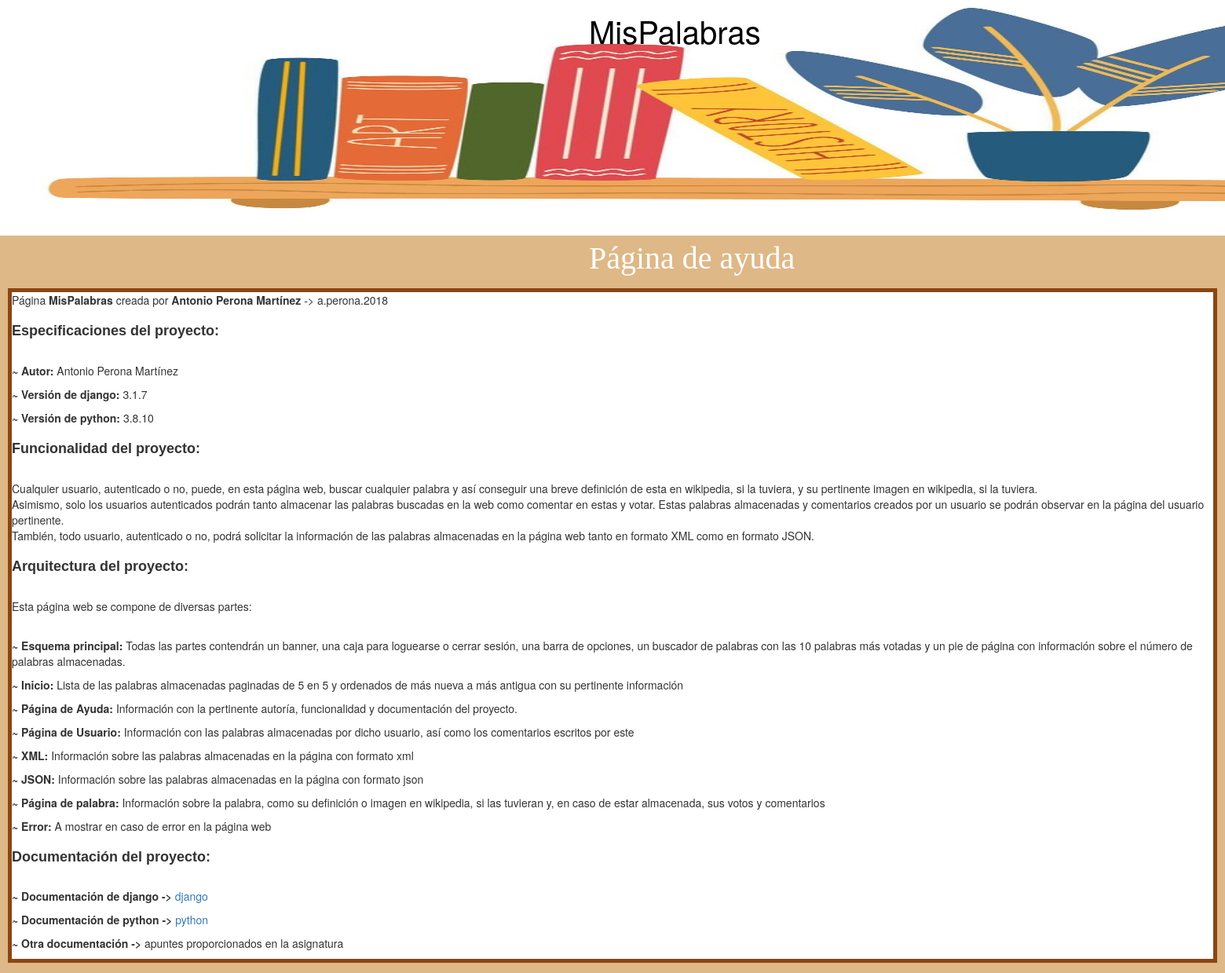
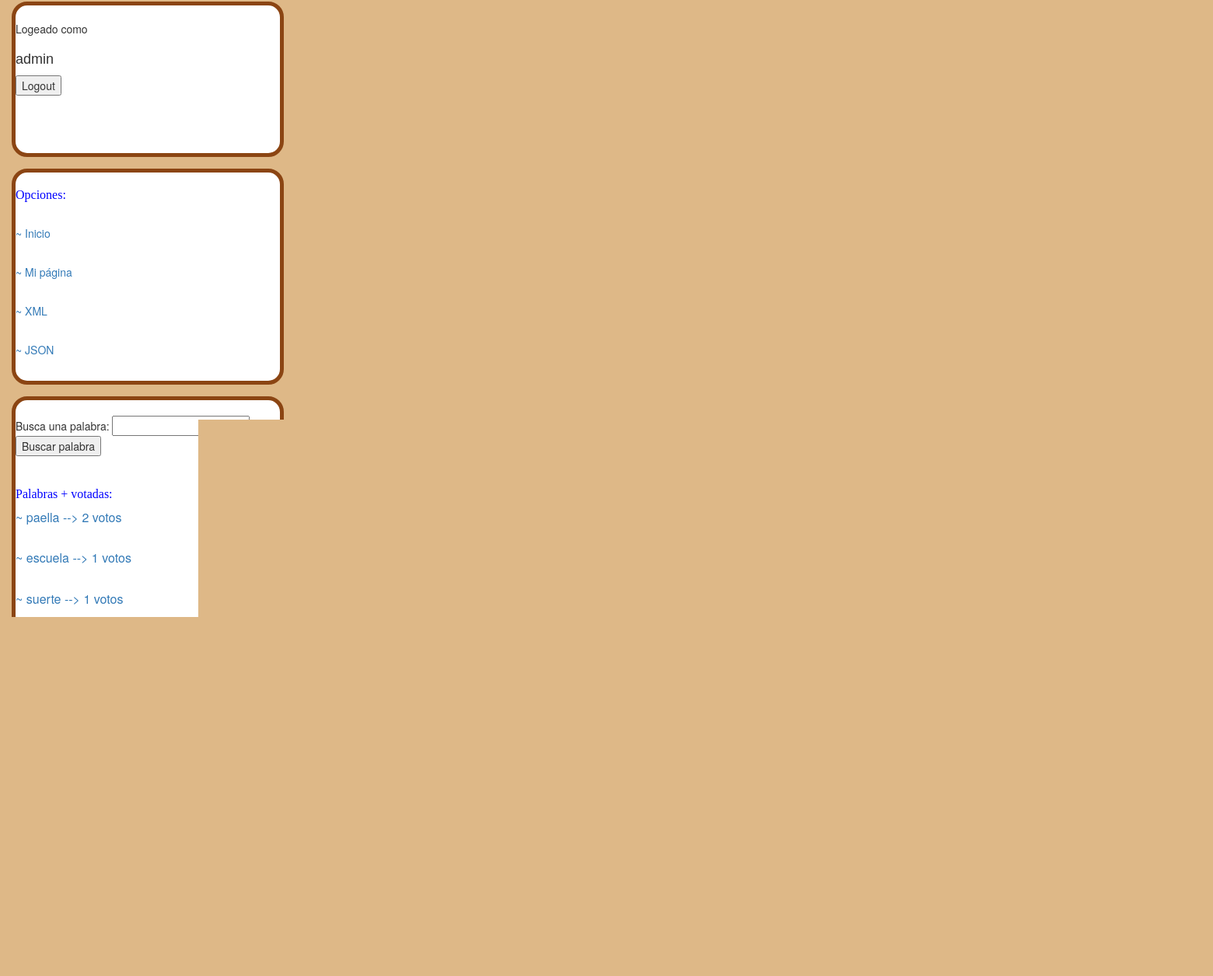
Page /MisPalabras/ayuda (signed in) on the committed database (2 pictures, top to bottom).
### MisPalabras/models.py (models this page shows)
class Palabra(models.Model):
    nombrePalabra = models.TextField()
    linkImagen = models.TextField(default='imagen')
    definicion = models.TextField(max_length=50)
    votos = models.IntegerField()
    autor = models.CharField(max_length=16)

### MisPalabras/views.py (the view, shortened to what this page needs)
# urls.py: path('ayuda', views.get_ayuda, name="Ayuda"),
def get_ayuda(request):
    lista_mas_votadas = crearListaMasVotadas()
    lista_palabras, num_palabras, palabraRandom = conseguirValoresPalabras()
    template = loader.get_template('MisPalabras/ayuda.html')
    context = {'lista_palabras': lista_palabras, 'user': request.user.username, 'num_palabras': num_palabras,
               'palabraRandom': palabraRandom, 'lista_votadas': lista_mas_votadas }
    return HttpResponse(template.render(context, request))

### MisPalabras/views.py (called while the page is built)
def conseguirValoresPalabras():
    lista_palabras = Palabra.objects.all()
    num_palabras = len(lista_palabras)
    if (num_palabras > 0):
        palabraRandom = random.choice(lista_palabras)
    else:
        palabraRandom = "No hay palabras."
    return lista_palabras, num_palabras, palabraRandom

def crearListaMasVotadas():
    lista_palabras, num_palabras, palabraRandom = conseguirValoresPalabras()
    lista_votadas = sorted(lista_palabras, key=lambda p: p.votos)[::-1]
    lista_mas_votadas = []
    num_pals = 0
    for palabra in lista_votadas:
        if (num_pals < 10):
            lista_mas_votadas.append(palabra)
            num_pals += 1
    return lista_mas_votadas

### MisPalabras/templates/MisPalabras/ayuda.html (shortened to what this page needs)
{% extends 'MisPalabras/schema.html' %}
{% load static %}
    {% block titulo %}
        <div class="titulo">
            Página de ayuda
        </div>
    {%  endblock %}
    {% block barraOpciones %}
        <div class="cajaOpts">
            <h2 style="color: blue">Opciones:</h2> <br>
            <a href='/MisPalabras/'><p>~ Inicio </p> </a> <br>
            {%  if request.user.is_authenticated %}
                <a href='/MisPalabras/MiPagina'><p>~ Mi página </p> </a> <br>
            {%  endif %}
            <a href='/MisPalabras/xml'><p>~ XML </p> </a> <br>
            <a href='/MisPalabras/json'><p>~ JSON </p> </a> <br>
        </div>
    {%  endblock %}
    {%  block contenido %}
        <div class="cajaAyuda">
            Página <b>MisPalabras</b> creada por <b> Antonio Perona Martínez </b> -> a.perona.2018 <br>
            <h1><b> Especificaciones del proyecto:</b> </h1> <br>
                <p><b> ~ Autor: </b> Antonio Perona Martínez </p>
                <p><b> ~ Versión de django: </b> 3.1.7 </p>
                <p><b> ~ Versión de python: </b> 3.8.10 </p>
            <h1><b> Funcionalidad del proyecto:</b> </h1> <br>
                Cualquier usuario, autenticado o no, puede, en esta página web, buscar cualquier palabra y así conseguir una breve definición de esta en wikipedia, si la tuviera, y su pertinente imagen en wikipedia, si la tuviera. <br>
                Asimismo, solo los usuarios autenticados podrán tanto almacenar las palabras buscadas en la web como comentar en estas y votar. Estas palabras almacenadas y comentarios creados por un usuario se podrán observar en la página del usuario pertinente. <br>
                También, todo usuario, autenticado o no, podrá solicitar la información de las palabras almacenadas en la página web tanto en formato XML como en formato JSON. <br>
            <h1><b> Arquitectura del proyecto:</b> </h1> <br>
            <p>Esta página web se compone de diversas partes: </p><br>
                <p><b> ~ Esquema principal: </b> Todas las partes contendrán un banner, una caja para loguearse o cerrar sesión, una barra de opciones, un buscador de palabras con las 10 palabras más votadas y un pie de página con información sobre el número de palabras almacenadas.</p>
                <p><b> ~ Inicio: </b> Lista de las palabras almacenadas paginadas de 5 en 5 y ordenados de más nueva a más antigua con su pertinente información</p>
                <p><b> ~ Página de Ayuda:</b> Información con la pertinente autoría, funcionalidad y documentación del proyecto.</p>
                <p><b> ~ Página de Usuario:</b> Información con las palabras almacenadas por dicho usuario, así como los comentarios escritos por este</p>
                <p><b> ~ XML:</b> Información sobre las palabras almacenadas en la página con formato xml</p>
                <p><b> ~ JSON:</b> Información sobre las palabras almacenadas en la página con formato json</p>
                <p><b> ~ Página de palabra: </b> Información sobre la palabra, como su definición o imagen en wikipedia, si las tuvieran y, en caso de estar almacenada, sus votos y comentarios</p>
                <p><b> ~ Error: </b> A mostrar en caso de error en la página web</p>
            <h1><b> Documentación del proyecto:</b> </h1> <br>
                <p><b> ~ Documentación de django -> </b> <a href='https://docs.djangoproject.com/es/4.0/'> django </a></p>
                <p><b> ~ Documentación de python -> </b> <a href='https://docs.python.org/es/3.8/tutorial/index.html'> python </a></p>
                <p><b> ~ Otra documentación -> </b> apuntes proporcionados en la asignatura</p>
        </div>
    {% endblock %}

### MisPalabras/templates/MisPalabras/schema.html (shortened to what this page needs)
<!DOCTYPE html>
{% load static %}
<html lang="es">
<head>
    <link rel="stylesheet" href="//maxcdn.bootstrapcdn.com/bootstrap/3.2.0/css/bootstrap.min.css">
    <link rel="stylesheet" href="//maxcdn.bootstrapcdn.com/bootstrap/3.2.0/css/bootstrap-theme.min.css">
    <link rel="stylesheet" href="{% static 'css/main.css' %}">
</head>
<body>
    {% block banner %}
        <div class="banner">
            {% load static %}
            <img src="{% static 'imagenes/img.png' %}" width="1850" height="300" alt="">
            <div class="textoBanner">MisPalabras</div>
        </div>
    {% endblock %}
    {% block titulo %}{%  endblock %}
    {%  block contenido %}
    {%  endblock %}
    {%  block formularioEntrada %}
        {%  if request.user.is_authenticated %}
            <div class="cajaAutenticacion">
                <br>
                Logeado como <h1>{{ user }}</h1>
                <div class="text-end">
                    <form action="" method="POST">
                        <input type="submit" name="action" value="Logout">
                    </form>
                </div>
            </div>
        {%  endif %}
    {%  endblock %}
    {% block barraOpciones %}
    {%  endblock %}
    {%  block listadoPalabras %}
        <div class="cajaPals">
            <form action="" method="POST">
                <br>
                Busca una palabra:
                <input type="text" name="palabra">
                <input type="submit" name="action" value="Buscar palabra">
            </form>
            <br>
            <h2 style="color: blue">Palabras + votadas:</h2>
            {%  for palabra in lista_votadas %}
                <a href='/MisPalabras/{{ palabra.nombrePalabra }}'><p style="font-size: medium">~ {{ palabra.nombrePalabra }} --> {{ palabra.votos }} votos</p></a><br>
            {%  endfor %}
        </div>
    {%  endblock %}
    {%  block piePagina %}
        <p style="color:white ; font-size:30px ; padding-left: 450px"> <a href='/MisPalabras/{{ palabraRandom.nombrePalabra }}'> </a> </p>
    {%  endblock %}
</body>
</html>

### MisPalabras/static/css/main.css (style rules this page uses)
.banner { color: white; position: relative; }
.textoBanner { position: absolute; top: 10px; left: 750px; color: black; font-size: 40px; }
.titulo { color: white; font-family: 'Lobster'; padding-left: 750px; font-size: 40px; }
.cajaAutenticacion { border-radius: 20px; border: 5px solid saddlebrown; background-color: white; width: 350px; height: 200px; margin: 15px; }
.cajaOpts { border-radius: 20px; border: 5px solid saddlebrown; background-color: white; width: 350px; height: auto; margin: 15px; }
.cajaPals { border-radius: 20px; border: 5px solid saddlebrown; background-color: white; width: 350px; height: auto; margin: 15px; }
.cajaAyuda { border: 5px solid saddlebrown; background-color: white; margin: 10px; }
h1 { font-family: Arial; font-size: large; }
h2 { font-family: Calibri; font-size: medium; }
body { background-color: burlywood; }

### rows in the picture
Palabra: nombrePalabra "paella", votos "2"
Palabra: nombrePalabra "escuela", votos "1"
Palabra: nombrePalabra "suerte", votos "1"

### other values in the picture
{{ user }} "admin"
